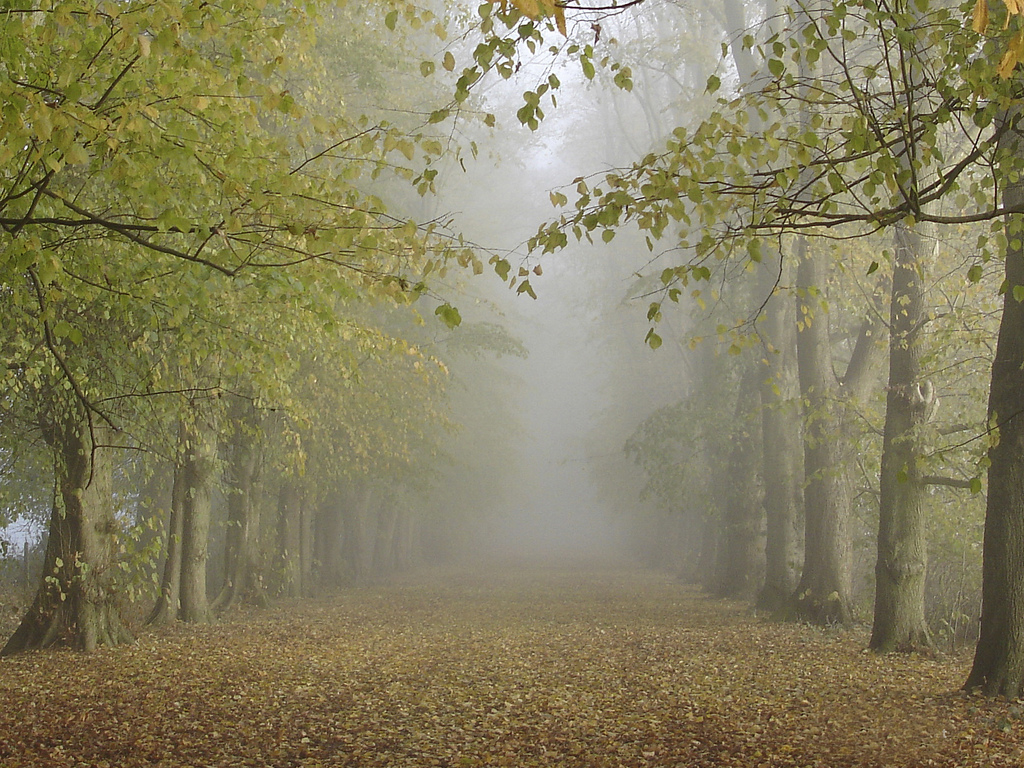
//> input picture dehaze/src/forest1.jpg, 1024 x 768 px
$ ./main forest1.jpg   (built with g++ and OpenCV 4)
//> lines starting //> are read from the running program, lines starting //| are printed output that depends on the picture
### dehaze/src/softmatting.h
#ifndef SOFTMATTING_H
#define SOFTMATTING_H

#include <opencv2/core/core.hpp>

void soft_matting(const cv::Mat &input, const cv::Mat &transmission, cv::Mat &refinedTransmission);

#endif

### dehaze/src/dehaze.h
#ifndef DEHAZE_H
#define DEHAZE_H

#include <opencv2/core/core.hpp>

void dehaze(const cv::Mat &input, cv::Mat &semi_output, cv::Mat &output);

#endif

### dehaze/src/softmatting.cpp
#include <opencv2/imgproc/imgproc.hpp>
#include "include/Eigen/Sparse"
#include "include/Eigen/LU"
#include <unordered_map>
#include <cassert>
#include <iostream>

using namespace std;
using namespace cv;
using namespace Eigen;

const double lambda = 0.0001;
const int windowSize = 3;
const double epsilon = 0.0001;

struct Window {
    int size;
    Vector3d mean;
    Matrix3d cov;
    Window() : size(0) {
        mean << 0, 0, 0;
        cov << 0, 0, 0, 0, 0, 0, 0, 0, 0;
    }
};

// [4 lines left out: function Vec3b2Vector3d, not called in this run]

void soft_matting(const Mat &input, const Mat &transmission, Mat &refinedTransmission) {
    refinedTransmission = transmission.clone();
    int totalPxl = input.rows * input.cols;

    // calulate all the windows
    printf("calulate all the windows ...\n");
    vector<Window> windows;
    for (int i = 0; i < input.rows; ++i)
        for (int j = 0; j < input.cols; ++j) {
            Window window;
            for (int x = i - windowSize / 2; x <= i + windowSize / 2; ++x)
                for (int y = j - windowSize / 2; y <= j + windowSize / 2; ++y)
                    if (x >= 0 && x < input.rows && y >= 0 && y < input.cols) {
                        ++window.size;
                        window.mean += Vec3b2Vector3d(input.at<Vec3b>(x, y));
                    }
            window.mean /= window.size;
            for (int x = i - windowSize / 2; x <= i + windowSize / 2; ++x)
                for (int y = j - windowSize / 2; y <= j + windowSize / 2; ++y)
                    if (x >= 0 && x < input.rows && y >= 0 && y < input.cols) {
                        Vector3d diff = Vec3b2Vector3d(input.at<Vec3b>(x, y)) - window.mean;
                        window.cov += diff * diff.transpose();
                    }
            window.cov /= window.size - 1;
            windows.push_back(window);
        }

    // calculate Matting Laplacian matrix L
    printf("calculate Matting Laplacian matrix L ...\n");
    Matrix3d U3;
    U3 << 1, 0, 0, 0, 1, 0, 0, 0, 1;
    vector<Triplet<double>> listL;
    for (int i = 0; i < totalPxl; ++i) {
        int row = i / input.cols, col = i % input.cols;
        Vector3d Ii = Vec3b2Vector3d(input.at<Vec3b>(row, col));
        unordered_map<int, double> ele;
        for (int x = row - windowSize / 2; x <= row + windowSize / 2; ++x)
            for (int y = col - windowSize / 2; y <= col + windowSize / 2; ++y)
                if (x >= 0 && x < input.rows && y >= 0 && y < input.cols) {
                    for (int jx = x - windowSize / 2; jx <= x + windowSize / 2; ++jx)
                        for (int jy = y - windowSize / 2; jy <= y + windowSize / 2; ++jy)
                            if (jx >= 0 && jx < input.rows && jy >= 0 && jy < input.cols) {
                                int j = jx * input.cols + jy;
                                Vector3d Ij = Vec3b2Vector3d(input.at<Vec3b>(jx, jy));
                                Vector3d left = Ii - windows[x * input.cols + y].mean;
                                Matrix3d middle = windows[x * input.cols + y].cov + epsilon / windows[x * input.cols + y].size * U3;
                                Vector3d right = Ij - windows[x * input.cols + y].mean;
                                ele[j] += (i == j) - 1.0 / windows[x * input.cols + y].size * (1.0 + left.transpose() * middle.inverse() * right);
                            }
                }
        for (auto & p : ele)
            listL.push_back(Triplet<double>(i, p.first, p.second));
    }
    SparseMatrix<double> L(totalPxl, totalPxl);
    L.setFromTriplets(listL.begin(), listL.end());

    // set the identity matrix U
    printf("set the identity matrix U ...\n");
    vector<Triplet<double>> listU;
    for (int i = 0; i < totalPxl; ++i)
        listU.push_back(Triplet<double>(i, i, 1.0));
    SparseMatrix<double> U(totalPxl, totalPxl);
    U.setFromTriplets(listU.begin(), listU.end());

    // set the vector t'
    printf("set the vector t' ...\n");
    VectorXd tt(VectorXd::Zero(totalPxl));
    for (int i = 0; i < totalPxl; ++i) {
        tt[i] = transmission.at<double>(i / input.cols, i % input.cols);
    }

    // solve the sparse linear system (L + lambda * U) * t = lambda * t'
    printf("solve the sparse linear system (L + lambda * U) * t = lambda * t' ...\n");
    L += lambda * U;
    SimplicialLDLT<SparseMatrix<double>> solver;
    solver.compute(L);
    if (solver.info() != Success) {
        printf("decomposition failed\n");
        return;
    }
    tt *= lambda;
    VectorXd t = solver.solve(tt);
    if (solver.info() != Success) {
        printf("solving failed\n");
        return;
    }

    // set the answer back to refinedTransmission
    printf("set the answer back to refinedTransmission ...\n");
    for (int i = 0; i < input.rows; ++i)
        for (int j = 0; j < input.cols; ++j) {
            if (isnan(t[i * input.cols + j]))
                continue;
            refinedTransmission.at<double>(i, j) = t[i * input.cols + j];
        }
}

### dehaze/src/dehaze.cpp
#include "dehaze.h"
#include "softmatting.h"
#include <algorithm>
#include <opencv2/imgproc/imgproc.hpp>

using namespace std;
using namespace cv;

const int patchSize = 15;
const double aerialPerspectiveFactor = 0.95;
const double minTransmission = 0.1;

static void calc_dark_channel(const Mat &input, Mat &darkChannel) {
	darkChannel.create(input.rows, input.cols, CV_64FC1);
	for (int i = 0; i < input.rows; ++i)
		for (int j = 0; j < input.cols; ++j) {
			double min_d = numeric_limits<double>::max();
			for (int x = i - patchSize / 2; x <= i + patchSize / 2; ++x)
				for (int y = j - patchSize / 2; y <= j + patchSize / 2; ++y)
					if (x >= 0 && x < input.rows && y >= 0 && y < input.cols) {
						Vec3d color = input.at<Vec3b>(x, y);
						for (int k = 0; k < 3; ++k)
							min_d = min(min_d, color[k]);
					}
			darkChannel.at<double>(i, j) = min_d;
		}
}

static Vec3d estimate_atmospheric_light(const Mat &input, const Mat &darkChannel) {
	Vec3d ret;
	vector<pair<double, Vec3d>> pxls;
	for (int i = 0; i < input.rows; ++i)
		for (int j = 0; j < input.cols; ++j)
			pxls.push_back(make_pair(darkChannel.at<double>(i, j), (Vec3d)input.at<Vec3b>(i, j)));
	sort(pxls.begin(), pxls.end(), [](const pair<double, Vec3d> &a, const pair<double, Vec3d> &b) {
		return a.first > b.first;
	});

	int pxlCount = max(1.0, input.rows * input.cols * 0.001);
	double max_i = -numeric_limits<double>::max();
	for (int i = 0; i < pxlCount; ++i) {
		double w = sqrt(pxls[i].second.dot(pxls[i].second));
		if (w > max_i) {
			max_i = w;
			ret = pxls[i].second;
		}
	}
	return ret;
}

void estimate_transmission(const Mat &input, const Vec3d &light, Mat &transmission) {
	transmission.create(input.rows, input.cols, CV_64FC1);
	for (int i = 0; i < input.rows; ++i)
		for (int j = 0; j < input.cols; ++j) {
			double min_t = numeric_limits<double>::max();
			for (int x = i - patchSize / 2; x <= i + patchSize / 2; ++x)
				for (int y = j - patchSize / 2; y <= j + patchSize / 2; ++y)
					if (x >= 0 && x < input.rows && y >= 0 && y < input.cols) {
						Vec3d color = input.at<Vec3b>(x, y);
						for (int k = 0; k < 3; ++k)
							min_t = min(min_t, aerialPerspectiveFactor * color[k] / light[k]);
					}
			transmission.at<double>(i, j) = 1.0 - min_t;
		}
}

void recover_image(const Mat &input, Mat &transmission, const Vec3d &light, Mat &output) {
	output = input.clone();
	for (int i = 0; i < input.rows; ++i)
        for (int j = 0; j < input.cols; ++j)
            transmission.at<double>(i, j) = max(transmission.at<double>(i, j), minTransmission);
    for (int i = 0; i < input.rows; ++i)
		for (int j = 0; j < input.cols; ++j) {
			Vec3d color = input.at<Vec3b>(i, j);
			output.at<Vec3b>(i, j) = (color - light) / transmission.at<double>(i, j) + light;
		}
}

void dehaze(const Mat &input, Mat &semi_output, Mat &output) {
	Mat darkChannel;
	calc_dark_channel(input, darkChannel);

	Vec3d light = estimate_atmospheric_light(input, darkChannel);

	Mat transmission;
	estimate_transmission(input, light, transmission);

    // semi_output (no soft matting)
    recover_image(input, transmission, light, semi_output);

    Mat refinedTransmission;
    soft_matting(input, transmission, refinedTransmission);
    // GaussianBlur(transmission, transmission, Size(41, 41), 20);

	recover_image(input, refinedTransmission, light, output);
}

### dehaze/src/main.cpp
#include <opencv2/core/core.hpp>
#include <opencv2/highgui/highgui.hpp>
#include "dehaze.h"

using namespace std;
using namespace cv;

int main(int argc, char *argv[]) {
    Mat input = imread(argv[1]);
//> input is the input picture: 768 rows x 1024 cols, CV_8UC3; mean B, G, R 94.7, 127.1, 133.5
    Mat semi_output, output;
    dehaze(input, semi_output, output);
//> after the loop in calc_dark_channel, `for (int i = 0; i < input.rows; ++i)`:
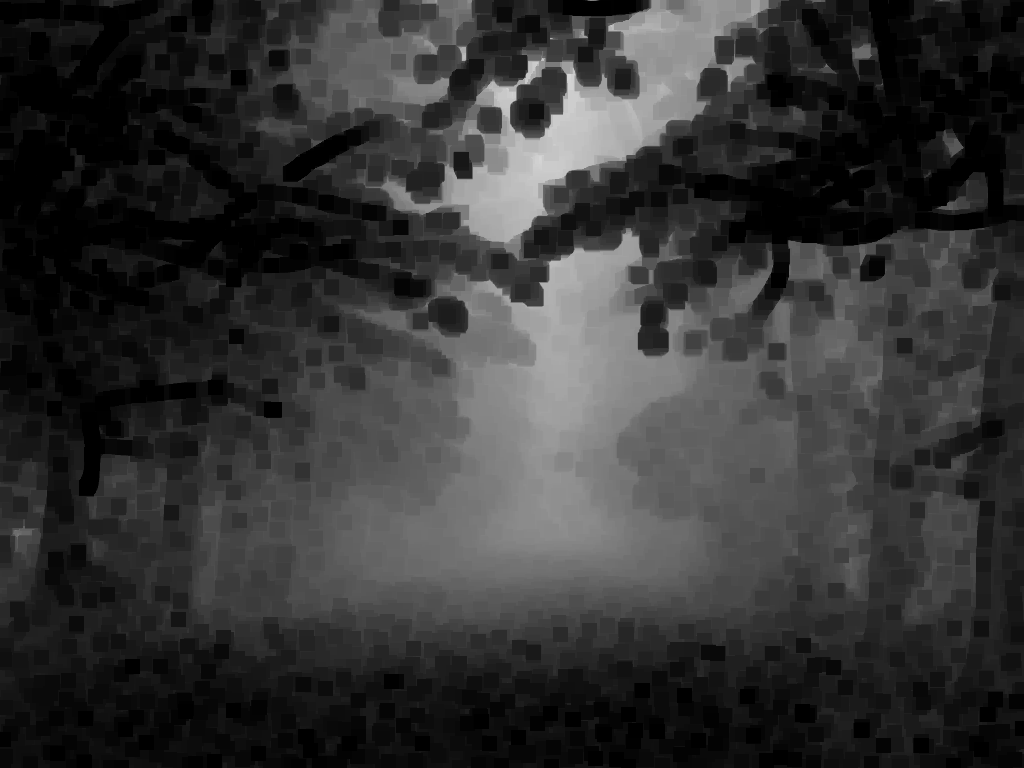
//> darkChannel: 768 rows x 1024 cols, CV_64FC1; min 0, max 216, mean 51.6
//> after the loop in estimate_atmospheric_light, `for (int i = 0; i < input.rows; ++i)`: pxls = 786432 items
//> the loop in estimate_atmospheric_light, `for (int i = 0; i < pxlCount; ++i)` made 786 passes
//> (w, max_i, ret) on passes 1, 54, 450, 581: (426.2, 426.2, [253, 244, 241]), (428.5, 428.5, [253, 246, 243]), (430.7, 430.7, [253, 248, 245]), (436.5, 436.5, [255, 252, 249])
//> w on passes 2 to 7: 425, 424.4, 421.6, 424.4, 404.3, 425.1
//> after the loop in estimate_atmospheric_light, `for (int i = 0; i < pxlCount; ++i)`: max_i = 436.5
//> in dehaze, `Vec3d light = estimate_atmospheric_light(input, darkChannel);`: light = [255, 252, 249]
//> after the loop in estimate_transmission, `for (int i = 0; i < input.rows; ++i)`:
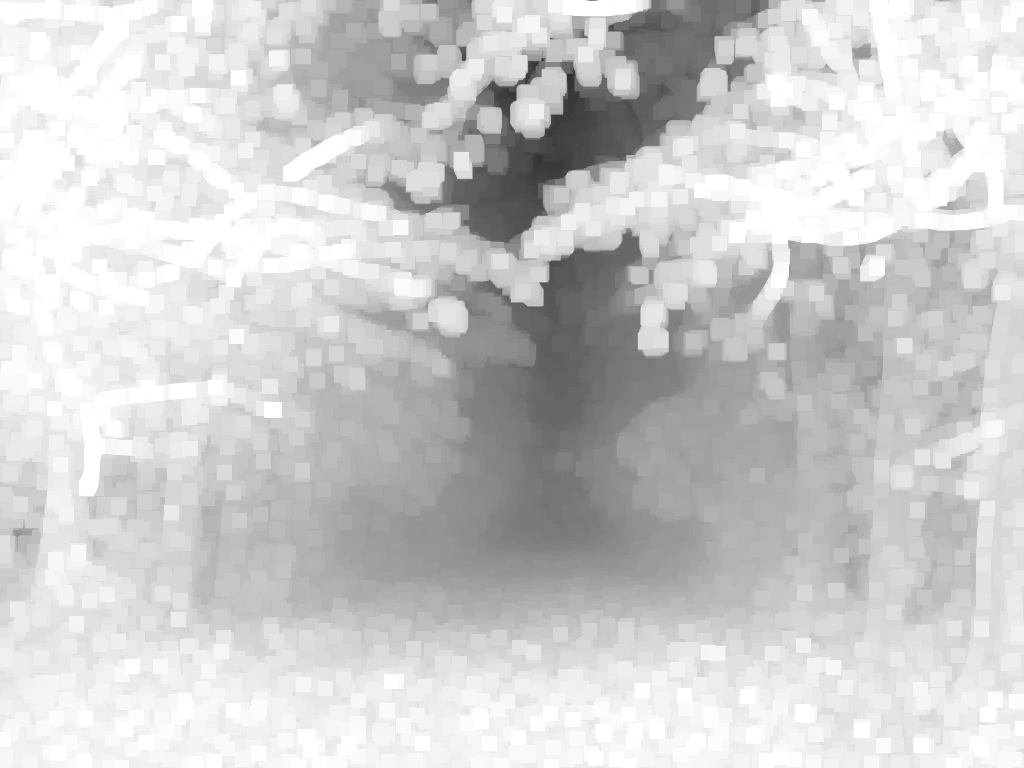
//> transmission: 768 rows x 1024 cols, CV_64FC1; min 0.176, max 1, mean 0.808
//> after the loop in recover_image, `for (int i = 0; i < input.rows; ++i)`:
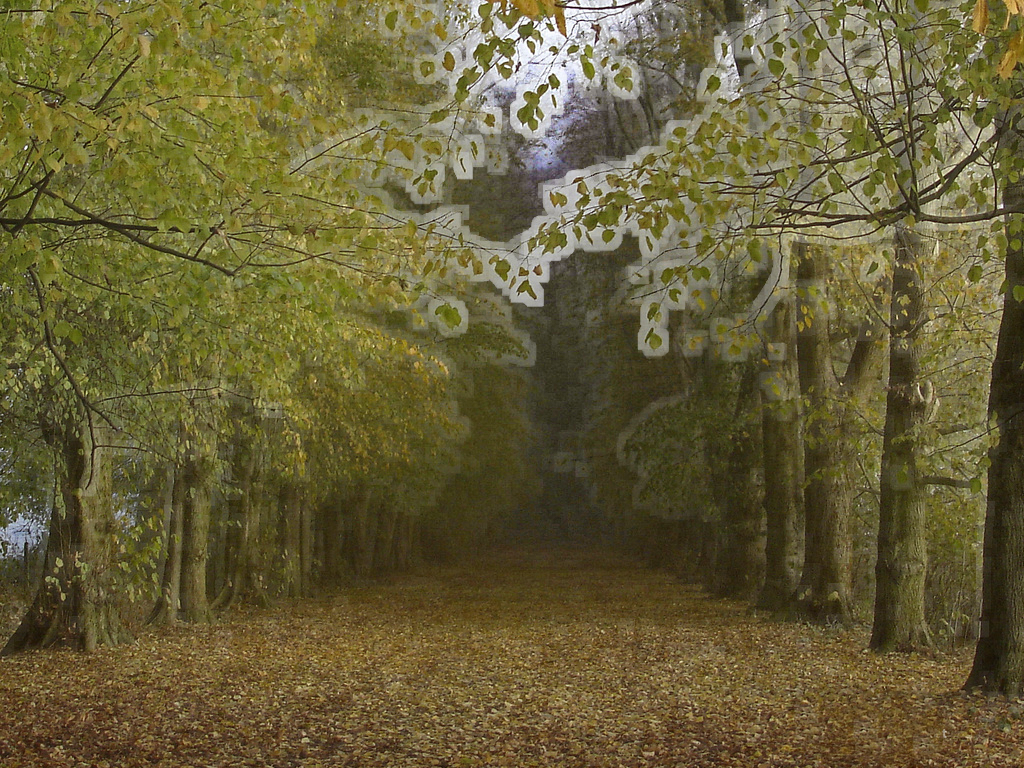
//> output: 768 rows x 1024 cols, CV_8UC3; mean B, G, R 56.1, 95.4, 103.8
//> (in Window, `mean << 0, 0, 0;` was passed over: a library is not available in this run)
//> (in Window, `cov << 0, 0, 0, 0, 0, 0, 0, 0, 0;` was passed over: cov is not available in this run)
//> (the run ends here: the program needs code that is not available in this run, at `window.mean += Vec3b2Vector3d(input.at<Vec3b>(x, y));`)

$ run again, on dehaze/src/train.bmp
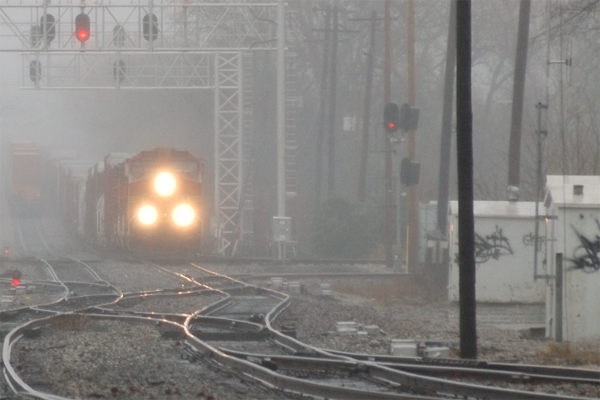
//> input picture dehaze/src/train.bmp, 600 x 400 px
//> input is the input picture: 400 rows x 600 cols, CV_8UC3; mean B, G, R 128.9, 131.4, 134.1
//> after the loop in calc_dark_channel, `for (int i = 0; i < input.rows; ++i)`:
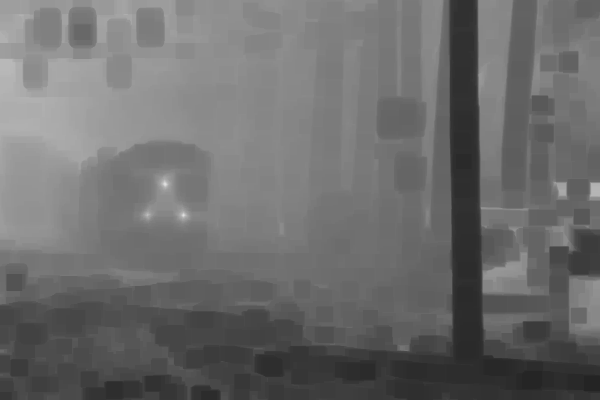
//> darkChannel: 400 rows x 600 cols, CV_64FC1; min 36, max 224, mean 108.5
//> after the loop in estimate_atmospheric_light, `for (int i = 0; i < input.rows; ++i)`: pxls = 240000 items
//> the loop in estimate_atmospheric_light, `for (int i = 0; i < pxlCount; ++i)` made 240 passes
//> (w, max_i, ret) on pass 1: (441.7, 441.7, [255, 255, 255])
//> after the loop in estimate_atmospheric_light, `for (int i = 0; i < pxlCount; ++i)`: max_i = 441.7
//> light = [255, 255, 255]
//> after the loop in recover_image, `for (int i = 0; i < input.rows; ++i)`:
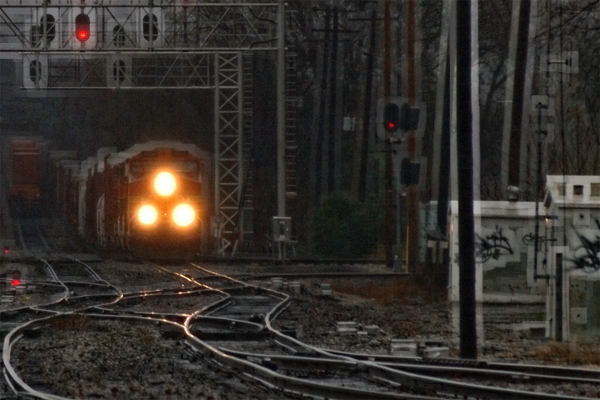
//> output: 400 rows x 600 cols, CV_8UC3; mean B, G, R 43.1, 47.3, 52
